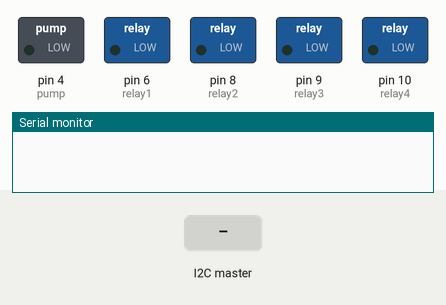
Bench run of a sketch on a simulated Arduino Uno, built with avr-gcc and run on an emulated ATmega328P. Shown: switched loads named in the sketch (green lamp = pin HIGH), the last lines printed to the serial monitor. Inputs (shaded band) come from the test bench.

Above: at 1.2 s.
1.3 s: the I2C master sends the byte 1
2.8 s: the I2C master sends the byte 0
At 3.9 s:
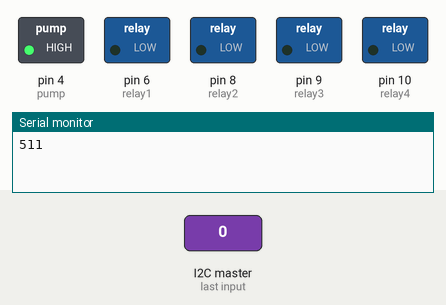
4.3 s: the I2C master sends the byte 2
At 4.7 s:
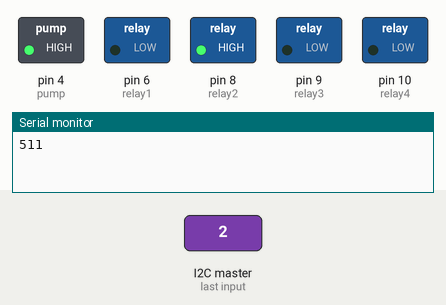
6.3 s: the I2C master sends the byte 1
At 6.6 s:
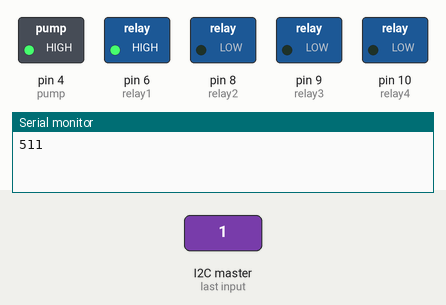
8.3 s: the I2C master sends the byte 90
At 9.3 s:
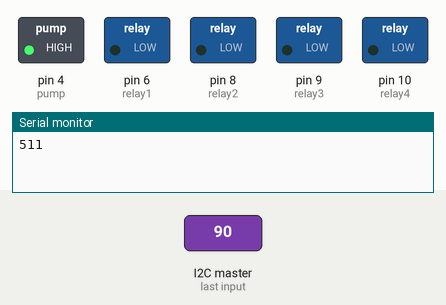
Timing chart, 0 to 10.8 s (numbered marks = the images above; inputs shaded):
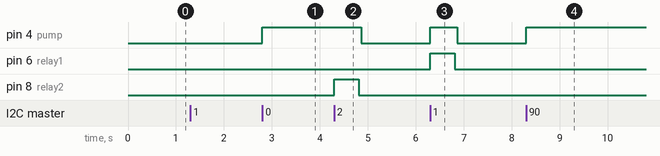

The sketch:

Stage1_PEGSlave.ino
```cpp
#include <Wire.h>
#include "Wire.h"

// set all moisture sensors PIN ID
int moisture1 = A0;
int moisture2 = A1;
int moisture3 = A2;
int moisture4 = A3;

// declare moisture values
int moisture1_value = 0;
int moisture2_value = 0;
int moisture3_value = 0;
int moisture4_value = 0;

//Set moisture value
void ReadMoisture()
{
  /**************These is for resistor moisture sensor***********
    float value1 = analogRead(A0);
    moisture1_value = (value1 * 120) / 1023; delay(20);
    float value2 = analogRead(A1);
    moisture2_value = (value2 * 120) / 1023; delay(20);
    float value3 = analogRead(A2);
    moisture3_value = (value3 * 120) / 1023; delay(20);
    float value4 = analogRead(A3);
    moisture4_value = (value4 * 120) / 1023; delay(20);
   **********************************************************/
  /************These is for capacity moisture sensor*********/
  float value1 = analogRead(moisture1);
  moisture1_value = map(value1, 590, 360, 0, 100);
  if (moisture1_value < 0) {
    moisture1_value = 0;
  }
  float value2 = analogRead(moisture2);
  moisture2_value = map(value2, 600, 360, 0, 100);
  if (moisture2_value < 0) {
    moisture2_value = 0;
  }
  float value3 = analogRead(moisture3);
  moisture3_value = map(value3, 600, 360, 0, 100);
  if (moisture3_value < 0) {
    moisture3_value = 0;
  }
  float value4 = analogRead(moisture4);
  moisture4_value = map(value4, 600, 360, 0, 100);
  if (moisture4_value < 0) {
    moisture4_value = 0;
  }

  Serial.print(moisture1_value);
  Serial.print(moisture2_value);
  Serial.print(moisture3_value);
  Serial.print(moisture4_value);
}

#include <Wire.h>
#include "Wire.h"

// set water relays
int relay1 = 6;
int relay2 = 8;
int relay3 = 9;
int relay4 = 10;

int relays[] = {relay1, relay2, relay3, relay4};

// set water pump
int pump = 4;

// set button
int button = 12;

//pump state    1:open   0:close
int pump_state_flag = 0;

//relay1 state    1:open   0:close
int relay1_state_flag = 0;

//relay2 state   1:open   0:close
int relay2_state_flag = 0;

//relay3 state  1:open   0:close
int relay3_state_flag = 0;

//relay4 state   1:open   0:close
int relay4_state_flag = 0;

int relaysFlags[] = {relay1_state_flag, relay2_state_flag, relay3_state_flag, relay4_state_flag};

// --------------- I2C ------------
//                      pump &   activeTime
// Expecting to receive int char float
//                bytes: 4  1    4       = 9
//              example: 1&1000
#define BUFFER_SIZE 8
byte buffer[BUFFER_SIZE];
short data[BUFFER_SIZE];
int incomingMSG;

byte slaveAddress = 8;

void requestEvent()
{
  Serial.println("rq");
  data[0] = moisture1_value; // In order to use short, I multiple by 10
  data[1] = moisture2_value;
  data[2] = moisture3_value;
  data[3] = moisture4_value;
  Wire.write((byte*)data, BUFFER_SIZE * sizeof(short));
}

void setup()
{
  Serial.begin(9600);

  // Initialize PEG Pumps
  pinMode(relay1, OUTPUT);
  pinMode(relay2, OUTPUT);
  pinMode(relay3, OUTPUT);
  pinMode(relay4, OUTPUT);

  // declare pump as output
  pinMode(pump, OUTPUT);

  // Initialize I2C
  Wire.begin(slaveAddress);
  Wire.onReceive(receiveEvent);
  Wire.onRequest(requestEvent);
}

void loop()
{
  HandlePumpTimer(1);
  HandlePumpTimer(2);
  HandlePumpTimer(3);
  HandlePumpTimer(4);

  //ReadMoisture();
}

int currentPump;
char delimiter;
int activeTime;
unsigned long pumpTimer[4] = {0, 0, 0, 0};
float pumpTime[4] = {0, 0, 0, 0};

bool toggle = false;
void receiveEvent(int bytes) {
  // read one character from the I2C

  if (toggle) {
    incomingMSG = Wire.read();

    currentPump = incomingMSG;
    waterFlower(currentPump);
    pumpTime[currentPump - 1] = activeTime;
    pumpTimer[currentPump - 1] = millis();
    toggle = !toggle;
  } else
  {
    byte a, b;
    int bigNum;

    a = Wire.read();
    b = Wire.read();

    bigNum = a;
    bigNum = (bigNum << 8) | b;
    activeTime = bigNum;

    toggle = !toggle;
    Serial.println(activeTime);
  }
}

void waterFlower(int pumpNumber) {
  digitalWrite(relays[pumpNumber - 1], HIGH);
  relaysFlags[pumpNumber - 1] = 1;
  delay(50);
  if (pump_state_flag == 0)
  {
    digitalWrite(pump, HIGH);
    pump_state_flag = 1;
    delay(50);
  }

  //  delay(1000000);
  //  stopWater(pumpNumber);
}

void stopWater(int pumpNumber) {
  digitalWrite(relays[pumpNumber - 1], LOW);
  relaysFlags[pumpNumber - 1] = 0;
  delay(50);
  if ((relaysFlags[0] == 0) && (relaysFlags[1] == 0) && (relaysFlags[2] == 0) && (relaysFlags[3] == 0))
  {
    digitalWrite(pump, LOW);
    pump_state_flag = 0;
    delay(50);
  }
}

void HandlePumpTimer(int pumpNumber)
{
  if (relaysFlags[pumpNumber - 1] == 1)
  {
    if (millis() - pumpTimer[pumpNumber - 1] >= pumpTime[pumpNumber - 1])
    {
      pumpTimer[pumpNumber - 1] = millis();
      stopWater(pumpNumber);
    }
  }
}
```

Measured:
- after the input at 2.8 s, pin 4 (pump): LOW → HIGH at once
- after the input at 4.3 s, pin 4 (pump): HIGH → LOW after 0.56 s; pin 8 (relay2): LOW → HIGH at once, → LOW 0.51 s later
- after the input at 6.3 s, pin 4 (pump): LOW → HIGH at once, → LOW 0.56 s later; pin 6 (relay1): LOW → HIGH at once, → LOW 0.51 s later
- after the input at 8.3 s, pin 4 (pump): LOW → HIGH at once
